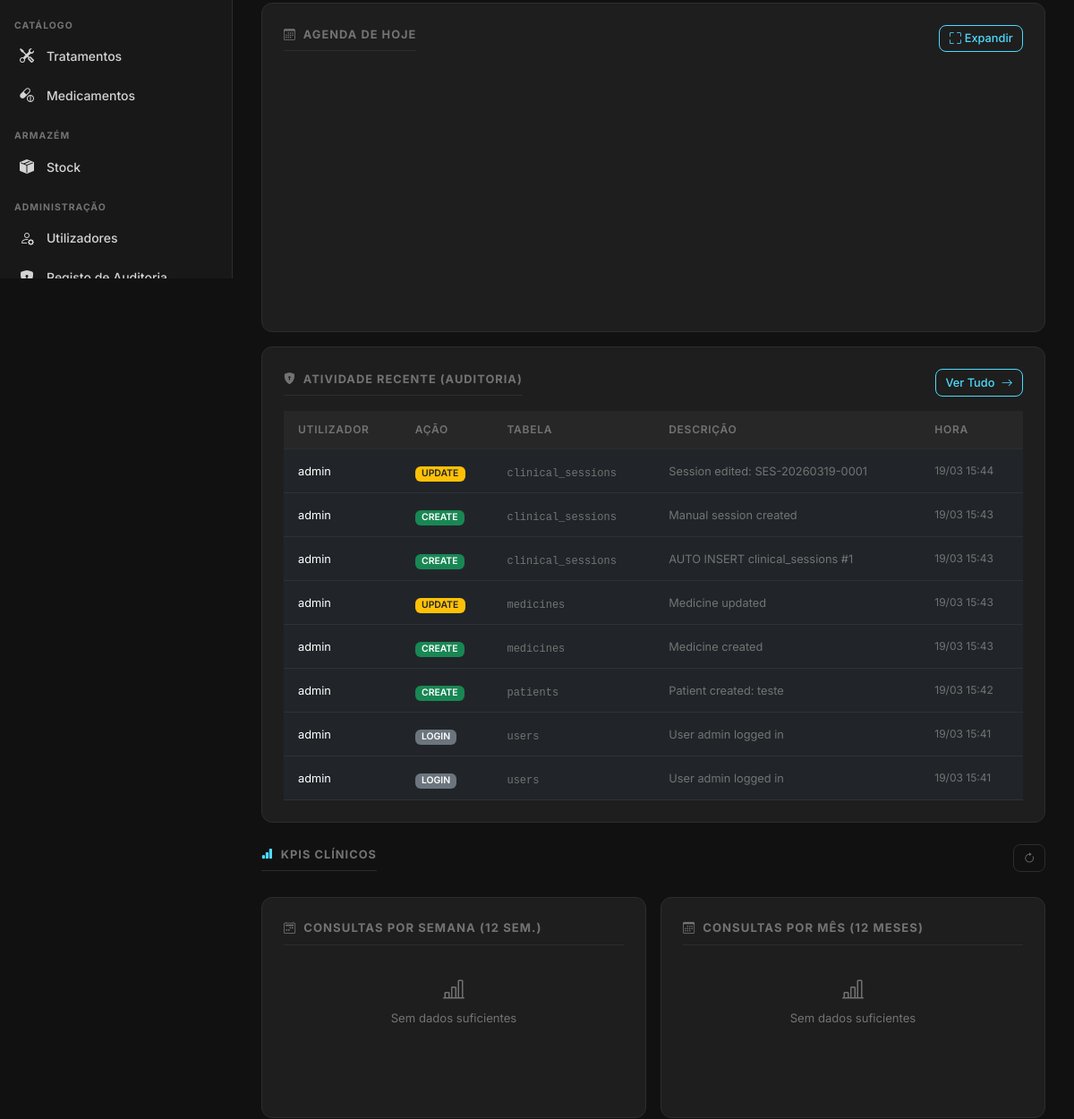
The page /dashboard (signed in, middle part) on the database as committed earlier.
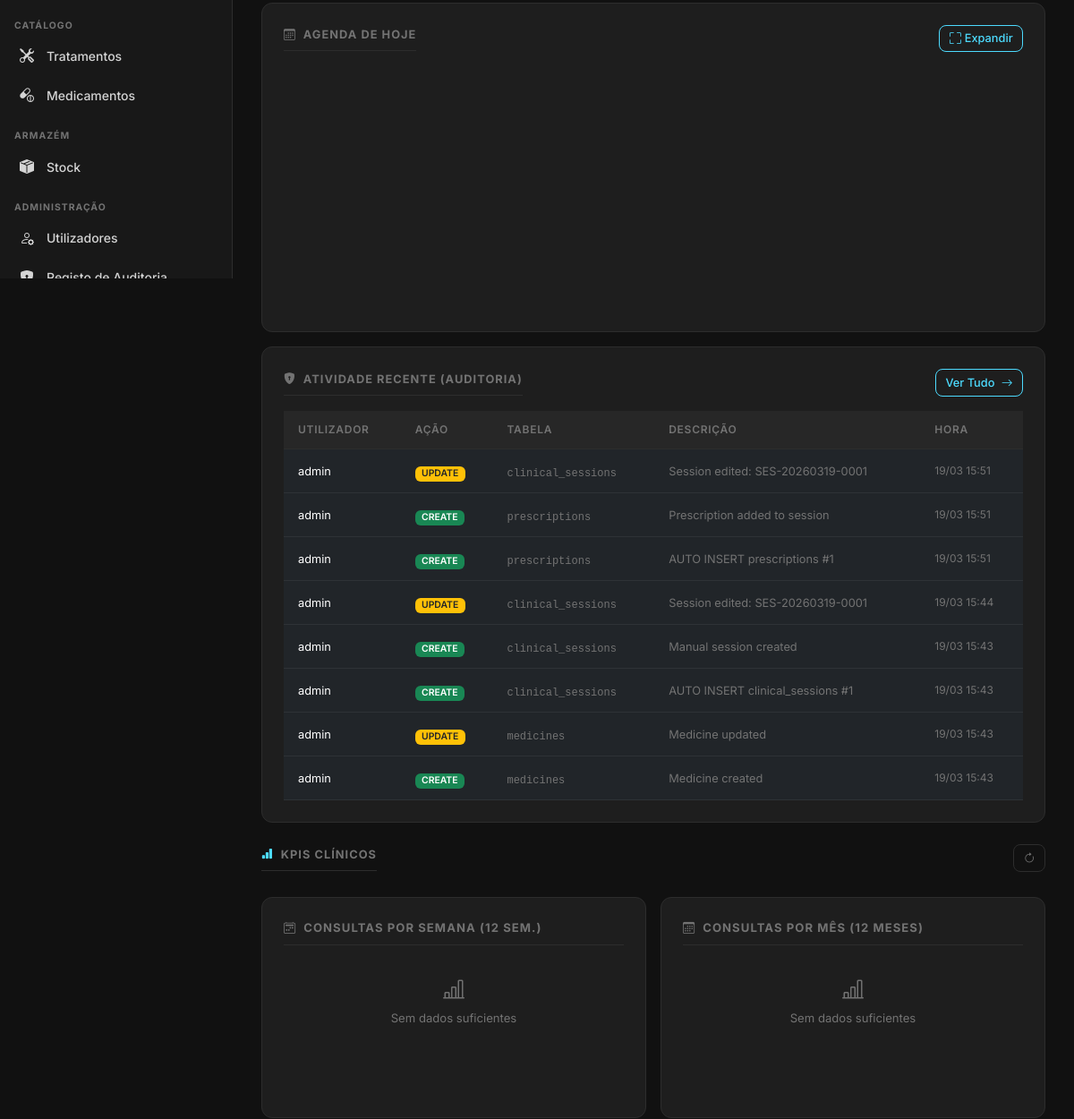
The same page on the database as committed later.
### app/models.py (models this page shows)
class AuditLog(db.Model):
    __tablename__ = 'audit_log'
    id = db.Column(db.Integer, primary_key=True)
    user_id = db.Column(db.Integer, db.ForeignKey('users.id'), nullable=True)
    username = db.Column(db.String(80), nullable=True)
    action = db.Column(db.String(20), nullable=False)
    table_name = db.Column(db.String(100), nullable=False)
    record_id = db.Column(db.Integer, nullable=True)
    old_value = db.Column(db.JSON, nullable=True)
    new_value = db.Column(db.JSON, nullable=True)
    description = db.Column(db.Text, nullable=True)
    ip_address = db.Column(db.String(50), nullable=True)
    timestamp = db.Column(db.DateTime, default=lambda: datetime.now(timezone.utc), index=True)
    user = db.relationship('User', backref='audit_entries')

### app/main/routes.py (the view, shortened to what this page needs)
@main_bp.route('/dashboard')
@login_required
def dashboard():
    ctx = {}
    if current_user.role in [Role.SUPERADMIN, Role.CLINICAL_DIRECTOR]:
        ctx['total_patients'] = Patient.query.filter_by(is_active=True).count()
        ctx['total_sessions'] = ClinicalSession.query.count()
        ctx['total_dentists'] = User.query.filter_by(role=Role.DENTIST, is_active=True).count()
        today_start = datetime.combine(date.today(), datetime.min.time())
        today_end   = datetime.combine(date.today(), datetime.max.time())
        ctx['total_appointments_today'] = (Appointment.query
            .filter(Appointment.start_time >= today_start,
                    Appointment.start_time <= today_end)
            .count())
        ctx['recent_sessions'] = (ClinicalSession.query
                                   .order_by(ClinicalSession.created_at.desc())
                                   .limit(5).all())
        ctx['rooms'] = Room.query.order_by(Room.number).all()
        if not ctx['rooms']:
            _seed_rooms()
            ctx['rooms'] = Room.query.order_by(Room.number).all()
        ctx['recent_audits'] = (AuditLog.query
                                 .order_by(AuditLog.timestamp.desc())
                                 .limit(8).all())
    return render_template('main/dashboard.html', **ctx)

### app/__init__.py (called while the page is built)
def get_locale():
    lang = session.get('lang')
    if lang in ['pt', 'en', 'es']:
        return lang
    return 'pt'

### app/models.py (called while the page is built)
    def role_display(self):
        role_map = {
            Role.SUPERADMIN: 'Superadmin',
            Role.CLINICAL_DIRECTOR: 'Diretor Clínico',
            Role.DENTIST: 'Dentista',
            Role.PATIENT: 'Paciente',
            Role.RECEPTION: 'Recepção',
        }
        return role_map.get(self.role, self.role)

    def role_badge_class(self):
        badge_map = {
            Role.SUPERADMIN: 'danger',
            Role.CLINICAL_DIRECTOR: 'primary',
            Role.DENTIST: 'success',
            Role.PATIENT: 'info',
            Role.RECEPTION: 'warning',
        }
        return badge_map.get(self.role, 'secondary')

    @classmethod
    def all_as_dict(cls):
        stored = {s.key: s.value for s in cls.query.all()}
        result = dict(cls._DEFAULTS)
        result.update(stored)
        return result

### app/templates/main/dashboard.html (shortened to what the changed rows need)
{% extends "base.html" %}
{% block content %}
{% if current_user.role in ['superadmin', 'clinical_director'] %}
<div class="row g-3">
  {% if current_user.role in ['superadmin', 'clinical_director'] %}
  <div class="col-12">
    <div class="dc-card">
      {% if recent_audits %}
      <div class="table-responsive">
        <table class="table table-sm mb-0">
          <thead>
            <tr>
              <th>{{ _('Utilizador') }}</th>
              <th>{{ _('Ação') }}</th>
              <th>{{ _('Tabela') }}</th>
              <th>{{ _('Descrição') }}</th>
              <th>{{ _('Hora') }}</th>
            </tr>
          </thead>
          <tbody>
            {% for log in recent_audits %}
            <tr>
              <td style="font-size:.8rem">{{ log.username or '—' }}</td>
              <td>
                <span class="badge bg-{% if log.action == 'CREATE' %}success{% elif log.action == 'UPDATE' %}warning text-dark{% elif log.action == 'DELETE' %}danger{% else %}secondary{% endif %}" style="font-size:.65rem">
                  {{ log.action }}
                </span>
              </td>
              <td><code style="font-size:.75rem;color:var(--dc-text-muted)">{{ log.table_name }}</code></td>
              <td style="font-size:.8rem;color:var(--dc-text-muted)">{{ (log.description or '')[:60] }}</td>
              <td style="font-size:.75rem;color:var(--dc-text-muted)">
                {{ log.timestamp.strftime('%d/%m %H:%M') if log.timestamp else '—' }}
              </td>
            </tr>
            {% endfor %}
          </tbody>
        </table>
      </div>
      {% else %}
      <div class="text-center py-3" style="color:var(--dc-text-muted)">
        <small>{{ _('Nenhuma atividade registada') }}</small>
      </div>
      {% endif %}
    </div>
  </div>
  {% endif %}
</div>
{% endif %}
{% endblock %}
{% block extra_css %}
{% if current_user.role in ['superadmin', 'clinical_director', 'reception'] %}
<link href="https://cdn.jsdelivr.net/npm/fullcalendar@6.1.10/index.global.min.css" rel="stylesheet">
{% endif %}
{% endblock %}

Rows that differ between the two databases and show on the page:
no longer on this page (row unchanged): AuditLog: username "admin", action "CREATE", table_name "patients", description "Patient created: teste", timestamp "19/03 15:42"
no longer on this page (row unchanged): AuditLog: username "admin", action "LOGIN", table_name "users", description "User admin logged in", timestamp "19/03 15:41"
no longer on this page (row unchanged): AuditLog: username "admin", action "LOGIN", table_name "users", description "User admin logged in", timestamp "19/03 15:41"
added AuditLog: username "admin", action "UPDATE", table_name "clinical_sessions", description "Session edited: SES-20260319-0001", timestamp "19/03 15:51"
added AuditLog: username "admin", action "CREATE", table_name "prescriptions", description "Prescription added to session", timestamp "19/03 15:51"
added AuditLog: username "admin", action "CREATE", table_name "prescriptions", description "AUTO INSERT prescriptions #1", timestamp "19/03 15:51"
